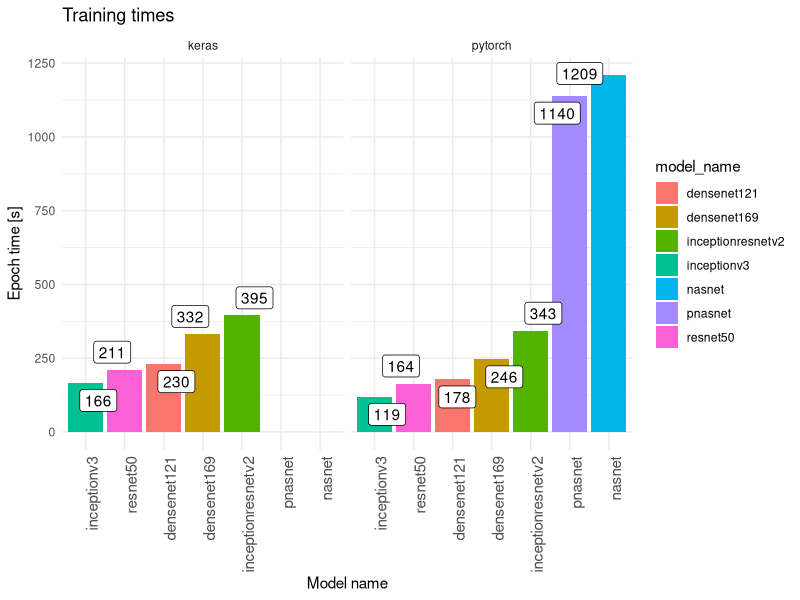

Here is the R script that generated this plot:
library('ggplot2')
library('ggrepel')

acc_plot_wf <- function(df, save=FALSE, title='', plot_name='') {
  
  g_full <- ggplot(df, aes(x=reorder(model_name, epoch_time), y=epoch_time)) + 
    # geom_point(aes(color='framework're), size=4) +
    geom_col(fill='navy') +
    geom_label_repel(aes(label=epoch_time)) +
    scale_color_brewer(palette='Set2') +
    labs(x='Model name', y='Epoch time [s]', title=title) +
    theme_minimal() +
    theme(axis.text.x = element_text(angle=90, hjust=1, size=11))
  g_full
  
  if (save) {
    ggsave(sprintf('figures/ggplot_%s.png', plot_name), g_full, dpi=400, width=8, height=8)
  }
}

acc_plot_facet <- function(df, save=FALSE, title='', plot_name='') {
  
  g_full <- ggplot(df, aes(x=reorder(model_name, epoch_time), y=epoch_time)) + 
    # geom_point(aes(color='framework're), size=4) +
    geom_col(aes(fill=model_name)) +
    geom_label_repel(aes(label=epoch_time)) +
    scale_color_brewer(palette='Set2') +
    labs(x='Model name', y='Epoch time [s]', title=title) +
    theme_minimal() +
    facet_grid(. ~ framework) +
    theme(axis.text.x = element_text(angle=90, hjust=1, size=11))
  g_full
  
  if (save) {
    ggsave(sprintf('figures/ggplot_%s.png', plot_name), g_full, dpi=400, width=14, height=8)
  }
}

df <- read.csv('df_epoch_times.csv')

df$epoch_time <- round(df$epoch_time, 0)
# df$compilation_time <- round(df$compilation_time, 1)

df[, 'framework'] = as.factor(df[, 'framework'])
df[, 'model_name'] = as.factor(df[, 'model_name'])
# df[, 'image_size'] = as.factor(df[, 'image_size'])
# df[, 'batch_size'] = as.factor(df[, 'batch_size'])
# df[, 'trial_num'] = as.factor(df[, 'trial_num'])

df_keras <- df[which(df$framework == 'keras'), ]
df_torch <- df[which(df$framework == 'pytorch'), ]

# Plot all:
acc_plot_facet(df, TRUE, 'Training times', 'epoch_times')  # OK
